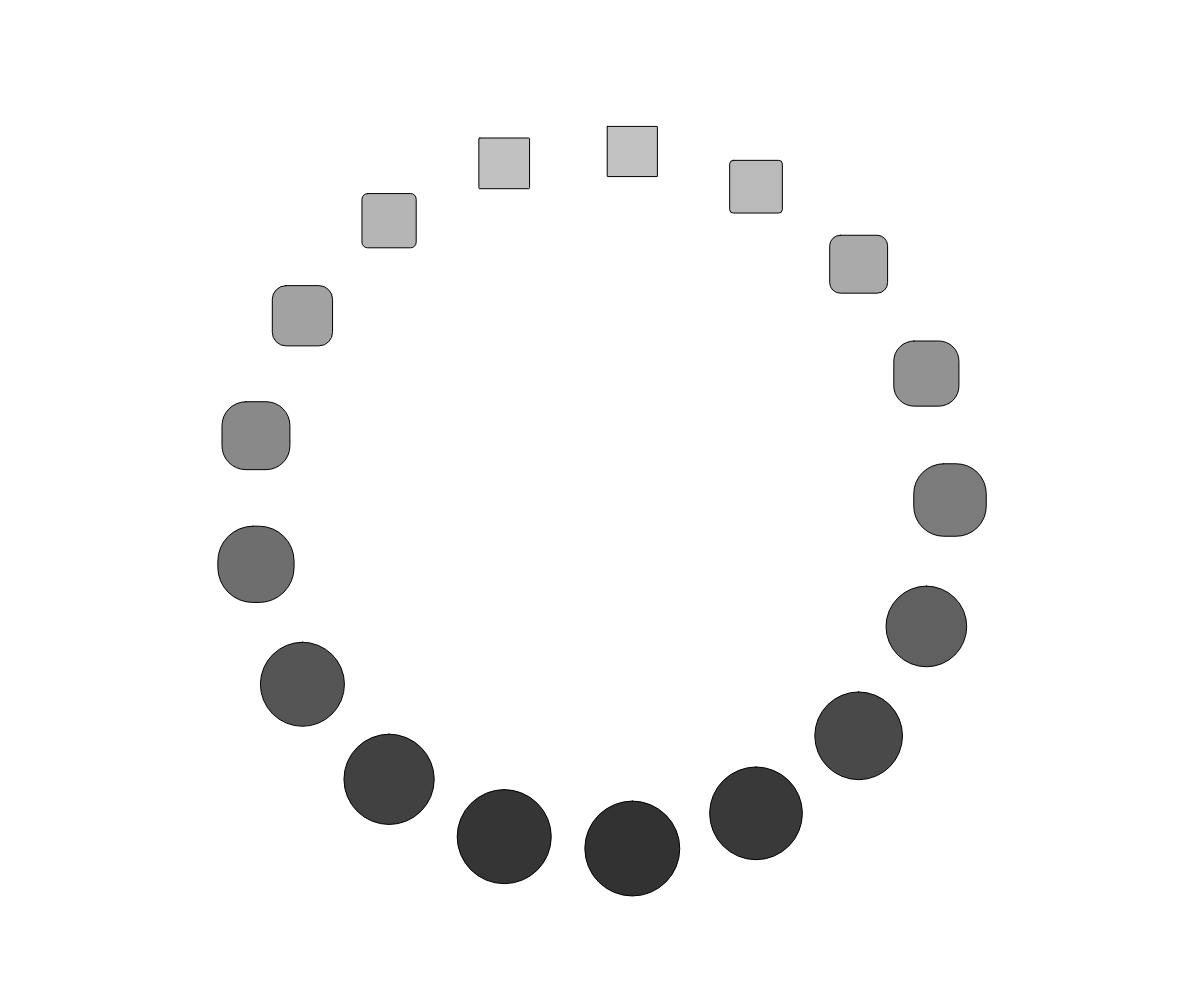
Frame 1 (no input)
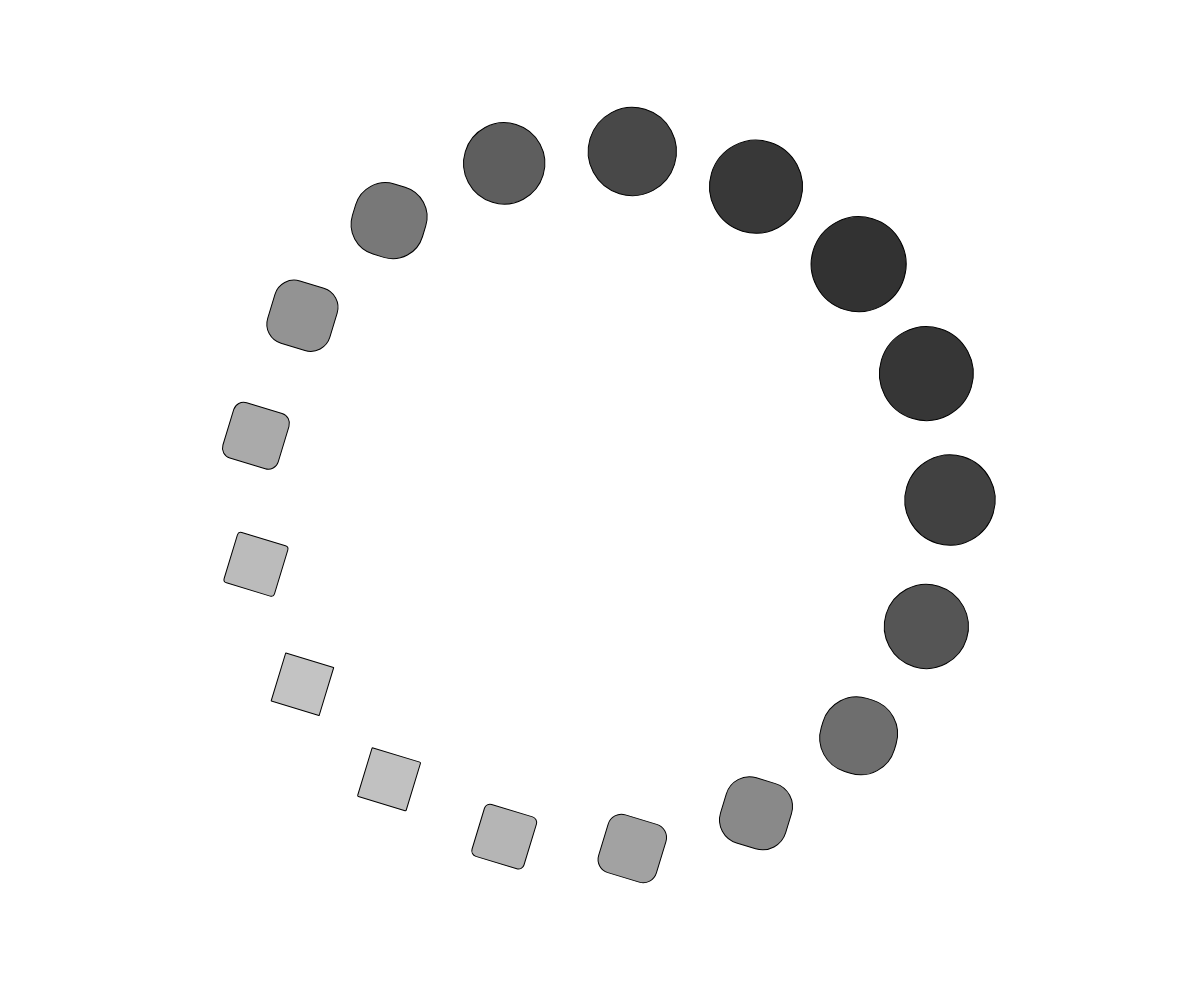
Frame 60 (no input)
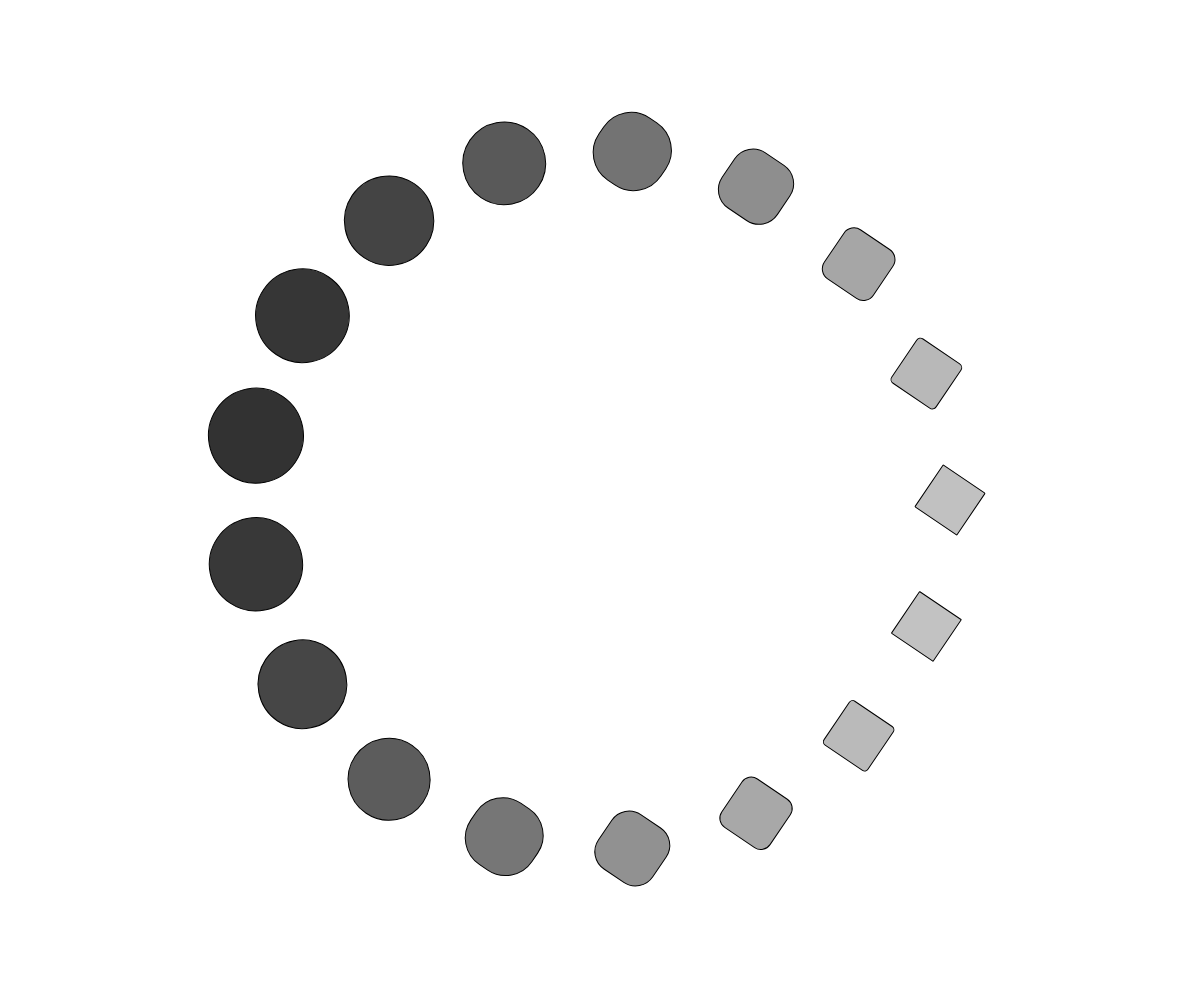
Frame 120 (the mouse pressed at the canvas centre since frame 60)

The p5.js sketch that drew these frames (run headless with seeded random() and noise() and a simulated clock; from frame 60 on, the mouse is pressed at the canvas centre):

// p5.js sketch
// ── sketch.js

var rotateAngle;
var center;
var snowflakes

function setup() {
  createCanvas(windowWidth, windowHeight);
  rectMode(CENTER);
  rotateAngle = 0;
  center = [windowWidth / 2, windowHeight / 2];
  snowflakes = 17;
}

function draw() {
  background(255);
  for (let i = 0; i < snowflakes; i++) {
    color = i * 10;
    new createSnowflakes(i);
  }
  rotateAngle += 0.005;
}





// ── snowflakes.js

let width = 0;
let height = 0;
let size = 0;
let curve = 0;
let angle = 0;
let color = 0;

function createSnowflakes(i) {
  width = cos(2 * PI * i / snowflakes) * 350;
  height = sin(2 * PI * i / snowflakes) * 350;
  size = map(sin((PI / snowflakes) * (i * 2 + angle * 8)), -1, 1, 50, 95);
  curve = map(sin((PI / snowflakes) * (i * 2 + angle * 8)), -1, 1, 0, 60);
  color = map(sin((PI / snowflakes) * (i * 2 + angle * 8)), -1, 1, 195, 50);

  push();
  translate(center[0] + width, center[1] + height);
  rotate(rotateAngle);
  fill(color, color, color);
  rect(0, 0, size, size, curve);
  pop();
  angle += 0.0015;
}
